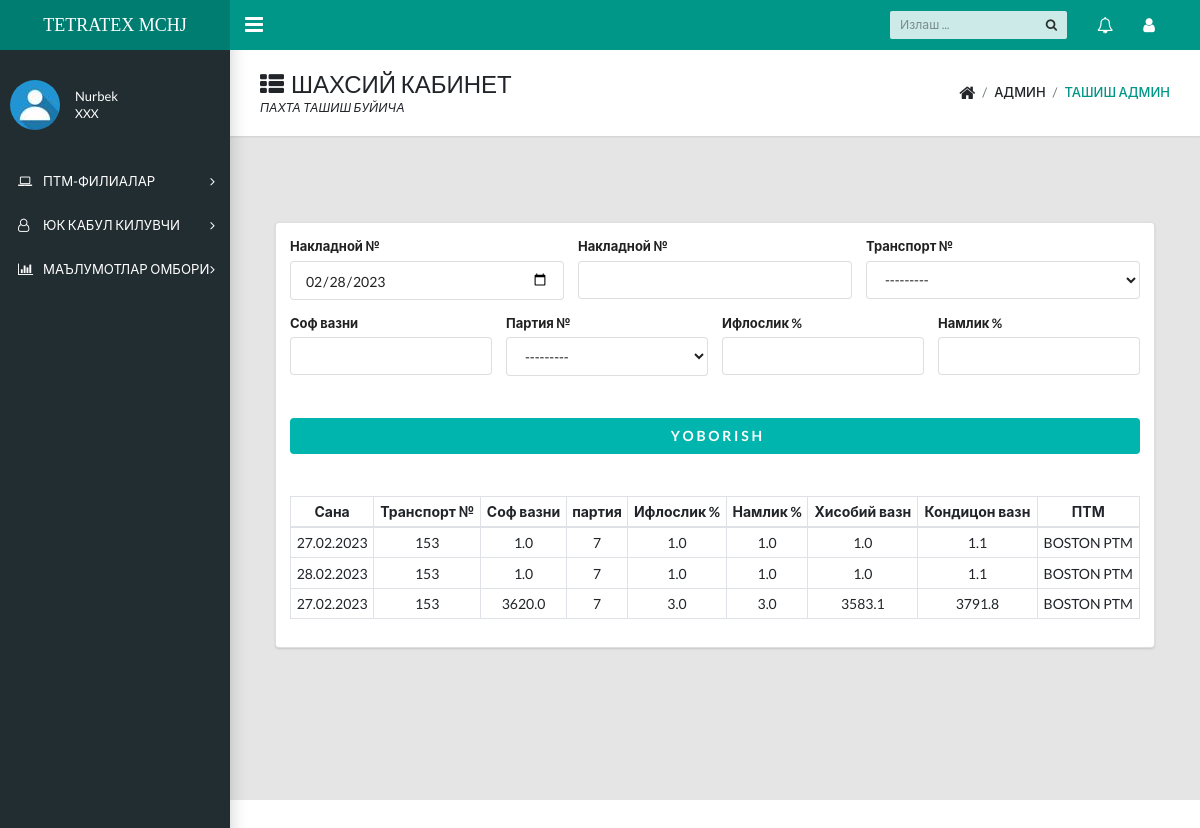
The app's page /home/forms/ (signed in), older data.
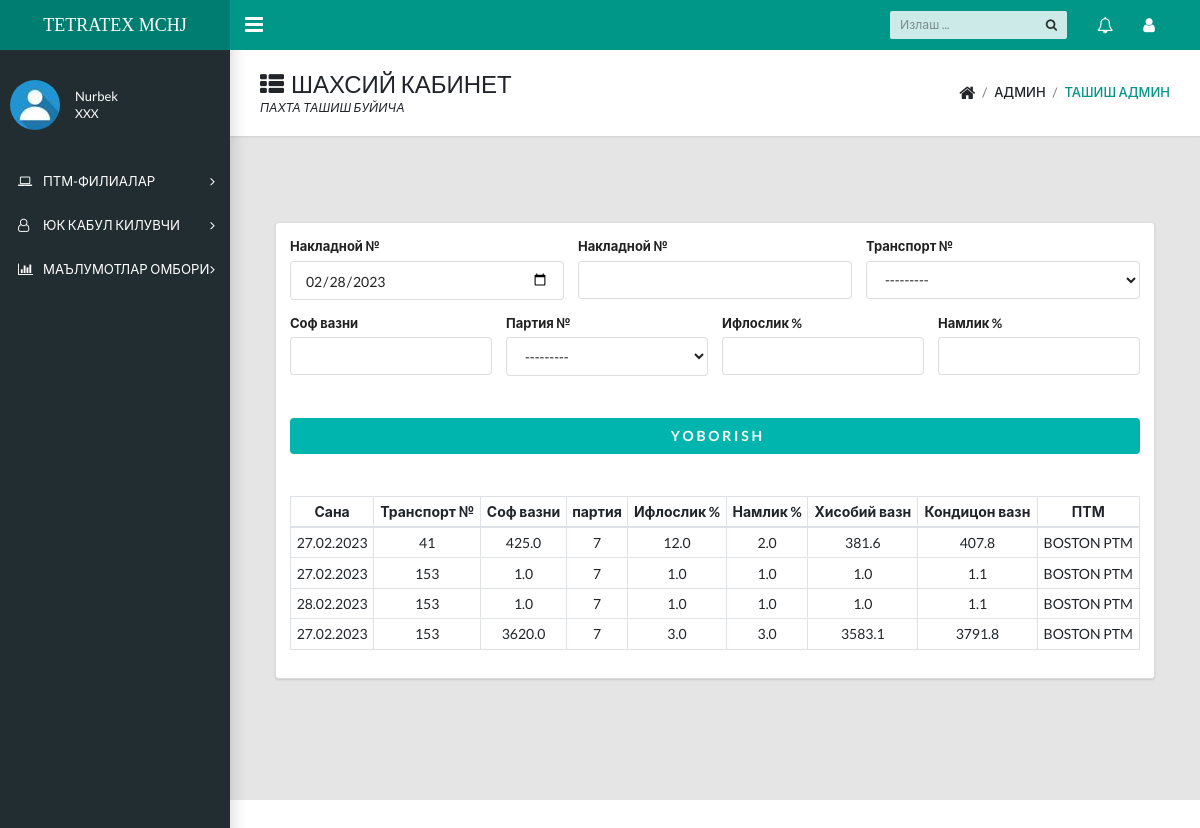
The same page, newer data.
### tash/models.py (models this page shows, shortened)
class Tashish(models.Model):
    ptm=models.ForeignKey('Punkt',on_delete=models.SET_NULL,null=True,related_name='ptm')
    date=models.DateField()
    nak_num=models.CharField(max_length=20,verbose_name='Накладной раками')
    transport=models.ForeignKey('Transport',on_delete=models.SET_NULL,verbose_name='Транспортни танланг',null=True)
    sofVazn=models.FloatField(verbose_name='Соф Вазни')
    partiya=models.ForeignKey("Partiya",on_delete=models.SET_NULL,verbose_name='Партия раками',null=True)
    ifloslik=models.FloatField(verbose_name='Ифлослиги')
    namlik=models.FloatField(verbose_name='Намлиги')
    xisobiy=models.FloatField(blank=True,verbose_name='Хисобий Вазни')
    kond=models.FloatField(blank=True,verbose_name='Кондицион Вазни')
    imzo=models.BooleanField(default=False)
    class Meta:
        verbose_name_plural = "ПАХТАНИ ТАШИШ"

### tash/decarators.py (the view)
        def wrapper(request, *args, **kwargs):
            if request.user.groups.filter(name__in=groups).exists():
                return function(request, *args, **kwargs)
            raise Http404("SIZNING STATUSIZNGIZ BUS SAHIFGA O'TISH UCHUN ")

### tash/forms.py
class TashishForm(forms.ModelForm):
    class Meta:
        model=Tashish
        fields=('date','nak_num','transport','sofVazn','partiya','ifloslik','namlik')
        widgets={
            'nak_num':forms.TextInput(attrs={'type':'number'}),
            'sofVazn':forms.TextInput(attrs={'type':'number'}),
            'date':forms.TextInput(attrs={'type':'date','value':date}),
        }
    def __init__(self,ptm,*args,**kwargs):
        super (TashishForm,self ).__init__(*args,**kwargs) # populates the post
        self.fields['partiya'].queryset = Partiya.objects.filter(ptm=ptm)

### tash/decarators.py (called while the page is built)
def check_user_able_to_see_page(*groups):
    def decorator(function):
        def wrapper(request, *args, **kwargs):
            if request.user.groups.filter(name__in=groups).exists():
                return function(request, *args, **kwargs)
            raise Http404("SIZNING STATUSIZNGIZ BUS SAHIFGA O'TISH UCHUN ")
        return wrapper
    return decorator

### tash/models.py (called while the page is built)
    def __str__(self):
        return str(self.partiya)

    def __str__(self):
        return str(self.tr_num)

### templates/forms/forms.html
{% extends 'docs/dashboard.html' %}
{% block content %}
<main class="app-content">
  <div class="app-title">
    <div>
      <h1><i class="fa fa-th-list pr-2"></i>ШАХСИЙ КАБИНЕТ</h1>
      <p>ПАХТА ТАШИШ БУЙИЧА </p>
    </div>
    <ul class="app-breadcrumb breadcrumb side">
      <li class="breadcrumb-item"><i class="fa fa-home fa-lg"></i></li>
      <li class="breadcrumb-item">АДМИН</li>
      <li class="breadcrumb-item active"><a href="#">ТАШИШ АДМИН</a></li>
    </ul>
  </div>
  <div class="col-12 pt-5">
  {% include 'forms/forms-inc.html' %}
  <div class="d-none d-sm-block d-md-none d-lg-block pt-5">
  {% include 'forms/mini-table.html'%}
  </div>
  </div>
</main>
{% endblock %}

### templates/forms/mini-table.html
<table class="table table-sm table-bordered text-center">
    <thead>
      <tr>
        <th scope="col">Сана</th>
        <th scope="col">Транспорт №</th>
        <th scope="col">Соф вазни</th>
        <th scope="col">партия</th>
        <th scope="col">Ифлослик %</th>
        <th scope="col">Намлик %</th>
        <th scope="col">Хисобий вазн</th>
        <th scope="col">Кондицон вазн</th>
        <th scope="col">ПТМ</th>
      </tr>
    </thead>
    <tbody>
      {% for t in tash %}
      <tr>
       <td>{{t.date|date:"d.m.Y"}}</td>
       <td>{{t.transport__tr_num}}</td>
       <td>{{t.sofVazn}}</td>
       <td>{{t.partiya__partiya}}</td>
       <td>{{t.ifloslik}}</td>
       <td>{{t.namlik}}</td>
       <td>{{t.xisobiy}}</td>
       <td>{{t.kond}}</td>
       <td>{{t.ptm__name}}</td>
      </tr>
      {% endfor %}
    </tbody>
  </table>

Row changes from the older to the newer data that the page shows:
added Tashish: date "27.02.2023", transport__tr_num "41", sofVazn "425.0", partiya__partiya "7", ifloslik "12.0", namlik "2.0", xisobiy "381.6", kond "407.8", ptm__name "BOSTON PTM"
